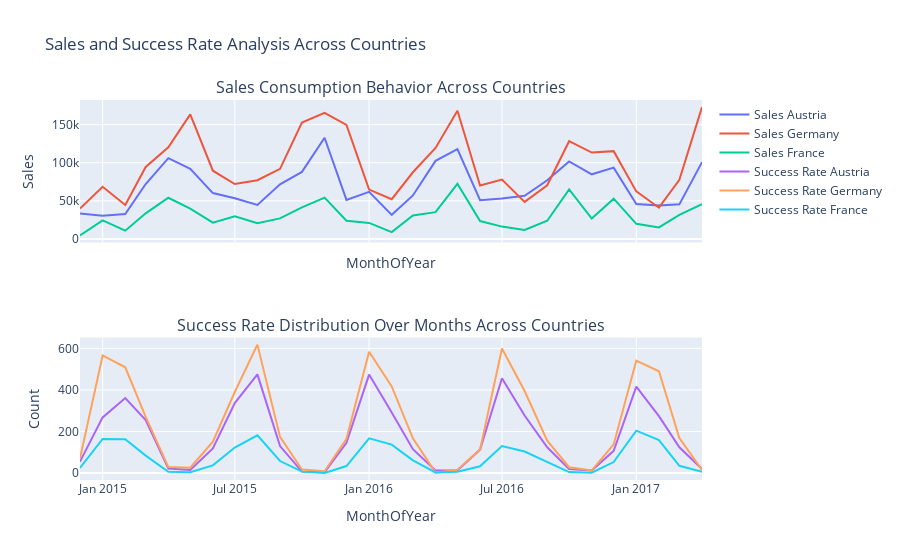

Write notebook code for a chart like this one.
### Code cell
#Both line graphs together
grouped_sales = df.groupby(['MonthOfYear', 'country'])['sales'].sum().reset_index()
sales_traces = []
countries = df['country'].unique()
for country in countries:
    country_data = grouped_sales[grouped_sales['country'] == country]
    trace = go.Scatter(
        x=country_data['MonthOfYear'], 
        y=country_data['sales'], 
        name=f'Sales {country}',
        mode='lines'
    )
    sales_traces.append(trace)
label_1_data = df[df['label'] == 1]
grouped_label = label_1_data.groupby(['MonthOfYear', 'country']).size().reset_index(name='count')
label_traces = []

for country in countries:
    country_data = grouped_label[grouped_label['country'] == country]
    trace = go.Scatter(
        x=country_data['MonthOfYear'], 
        y=country_data['count'], 
        name=f'Success Rate {country}',
        mode='lines'
    )
    label_traces.append(trace)
fig = make_subplots(
    rows=2, cols=1,
    subplot_titles=('Sales Consumption Behavior Across Countries', 'Success Rate Distribution Over Months Across Countries'),
    shared_xaxes=True
)
for trace in sales_traces:
    fig.add_trace(trace, row=1, col=1)

for trace in label_traces:
    fig.add_trace(trace, row=2, col=1)
fig.update_layout(
    title='Sales and Success Rate Analysis Across Countries',
    xaxis_title='MonthOfYear',
    yaxis_title='Sales',
    yaxis2_title='Count',
    xaxis2_title='MonthOfYear',
    showlegend=True
)
fig.update_traces(hovertemplate='Sales: %{y}' if 'Sales' in fig.data[0].name else 'Count: %{y}')
fig.show()

### Figure 1 — Plotly figure (JSON) as saved in the notebook; plotly's stock layout.template omitted (floating-point values rounded to 4 significant figures)
{"data": [{"hovertemplate": "Sales: %{y}", "mode": "lines", "name": "Sales Austria", "type": "scatter", "x": ["2014-12-01T00:00:00", "2015-01-01T00:00:00", "2015-02-01T00:00:00", "2015-03-01T00:00:00", "2015-04-01T00:00:00", "2015-05-01T00:00:00", "2015-06-01T00:00:00", "2015-07-01T00:00:00", "2015-08-01T00:00:00", "2015-09-01T00:00:00", "2015-10-01T00:00:00", "2015-11-01T00:00:00", "2015-12-01T00:00:00", "2016-01-01T00:00:00", "2016-02-01T00:00:00", "2016-03-01T00:00:00", "2016-04-01T00:00:00", "2016-05-01T00:00:00", "2016-06-01T00:00:00", "2016-07-01T00:00:00", "2016-08-01T00:00:00", "2016-09-01T00:00:00", "2016-10-01T00:00:00", "2016-11-01T00:00:00", "2016-12-01T00:00:00", "2017-01-01T00:00:00", "2017-02-01T00:00:00", "2017-03-01T00:00:00", "2017-04-01T00:00:00"], "xaxis": "x", "y": [33350, 30360, 32680, 72040, 106040, 91940, 60180, 53330, 44720, 71640, 87980, 132790, 51250, 61770, 31630, 57100, 102420, 117890, 50900, 53070, 56550, 76940, 101640, 84780, 93600, 45740, 43780, 45410, 100780], "yaxis": "y"}, {"hovertemplate": "Sales: %{y}", "mode": "lines", "name": "Sales Germany", "type": "scatter", "x": ["2014-12-01T00:00:00", "2015-01-01T00:00:00", "2015-02-01T00:00:00", "2015-03-01T00:00:00", "2015-04-01T00:00:00", "2015-05-01T00:00:00", "2015-06-01T00:00:00", "2015-07-01T00:00:00", "2015-08-01T00:00:00", "2015-09-01T00:00:00", "2015-10-01T00:00:00", "2015-11-01T00:00:00", "2015-12-01T00:00:00", "2016-01-01T00:00:00", "2016-02-01T00:00:00", "2016-03-01T00:00:00", "2016-04-01T00:00:00", "2016-05-01T00:00:00", "2016-06-01T00:00:00", "2016-07-01T00:00:00", "2016-08-01T00:00:00", "2016-09-01T00:00:00", "2016-10-01T00:00:00", "2016-11-01T00:00:00", "2016-12-01T00:00:00", "2017-01-01T00:00:00", "2017-02-01T00:00:00", "2017-03-01T00:00:00", "2017-04-01T00:00:00"], "xaxis": "x", "y": [39940, 68380, 44520, 94480, 120230, 163450, 89510, 72010, 77030, 91930, 152750, 165490, 149690, 64770, 52200, 87490, 119350, 168150, 70180, 77920, 48680, 70430, 128240, 113350, 115170, 62380, 41010, 77480, 172910], "yaxis": "y"}, {"hovertemplate": "Sales: %{y}", "mode": "lines", "name": "Sales France", "type": "scatter", "x": ["2014-12-01T00:00:00", "2015-01-01T00:00:00", "2015-02-01T00:00:00", "2015-03-01T00:00:00", "2015-04-01T00:00:00", "2015-05-01T00:00:00", "2015-06-01T00:00:00", "2015-07-01T00:00:00", "2015-08-01T00:00:00", "2015-09-01T00:00:00", "2015-10-01T00:00:00", "2015-11-01T00:00:00", "2015-12-01T00:00:00", "2016-01-01T00:00:00", "2016-02-01T00:00:00", "2016-03-01T00:00:00", "2016-04-01T00:00:00", "2016-05-01T00:00:00", "2016-06-01T00:00:00", "2016-07-01T00:00:00", "2016-08-01T00:00:00", "2016-09-01T00:00:00", "2016-10-01T00:00:00", "2016-11-01T00:00:00", "2016-12-01T00:00:00", "2017-01-01T00:00:00", "2017-02-01T00:00:00", "2017-03-01T00:00:00", "2017-04-01T00:00:00"], "xaxis": "x", "y": [4720, 24430, 10900, 33660, 54040, 39840, 21340, 29830, 20540, 27030, 41550, 54240, 23940, 21100, 9000, 30840, 35140, 72370, 23470, 16230, 11770, 23970, 64950, 26810, 52870, 19880, 15150, 31630, 45520], "yaxis": "y"}, {"hovertemplate": "Sales: %{y}", "mode": "lines", "name": "Success Rate Austria", "type": "scatter", "x": ["2014-12-01T00:00:00", "2015-01-01T00:00:00", "2015-02-01T00:00:00", "2015-03-01T00:00:00", "2015-04-01T00:00:00", "2015-05-01T00:00:00", "2015-06-01T00:00:00", "2015-07-01T00:00:00", "2015-08-01T00:00:00", "2015-09-01T00:00:00", "2015-10-01T00:00:00", "2015-11-01T00:00:00", "2015-12-01T00:00:00", "2016-01-01T00:00:00", "2016-02-01T00:00:00", "2016-03-01T00:00:00", "2016-04-01T00:00:00", "2016-05-01T00:00:00", "2016-06-01T00:00:00", "2016-07-01T00:00:00", "2016-08-01T00:00:00", "2016-09-01T00:00:00", "2016-10-01T00:00:00", "2016-11-01T00:00:00", "2016-12-01T00:00:00", "2017-01-01T00:00:00", "2017-02-01T00:00:00", "2017-03-01T00:00:00", "2017-04-01T00:00:00"], "xaxis": "x2", "y": [55, 268, 361, 255, 22, 15, 119, 337, 475, 130, 7, 4, 146, 474, 292, 115, 13, 13, 113, 456, 277, 124, 19, 13, 107, 416, 274, 124, 20], "yaxis": "y2"}, {"hovertemplate": "Sales: %{y}", "mode": "lines", "name": "Success Rate Germany", "type": "scatter", "x": ["2014-12-01T00:00:00", "2015-01-01T00:00:00", "2015-02-01T00:00:00", "2015-03-01T00:00:00", "2015-04-01T00:00:00", "2015-05-01T00:00:00", "2015-06-01T00:00:00", "2015-07-01T00:00:00", "2015-08-01T00:00:00", "2015-09-01T00:00:00", "2015-10-01T00:00:00", "2015-11-01T00:00:00", "2015-12-01T00:00:00", "2016-01-01T00:00:00", "2016-02-01T00:00:00", "2016-03-01T00:00:00", "2016-04-01T00:00:00", "2016-05-01T00:00:00", "2016-06-01T00:00:00", "2016-07-01T00:00:00", "2016-08-01T00:00:00", "2016-09-01T00:00:00", "2016-10-01T00:00:00", "2016-11-01T00:00:00", "2016-12-01T00:00:00", "2017-01-01T00:00:00", "2017-02-01T00:00:00", "2017-03-01T00:00:00", "2017-04-01T00:00:00"], "xaxis": "x2", "y": [71, 566, 509, 270, 29, 26, 151, 390, 618, 174, 17, 9, 165, 584, 417, 167, 2, 16, 113, 599, 395, 156, 28, 13, 138, 541, 490, 168, 15], "yaxis": "y2"}, {"hovertemplate": "Sales: %{y}", "mode": "lines", "name": "Success Rate France", "type": "scatter", "x": ["2014-12-01T00:00:00", "2015-01-01T00:00:00", "2015-02-01T00:00:00", "2015-03-01T00:00:00", "2015-04-01T00:00:00", "2015-05-01T00:00:00", "2015-06-01T00:00:00", "2015-07-01T00:00:00", "2015-08-01T00:00:00", "2015-09-01T00:00:00", "2015-10-01T00:00:00", "2015-11-01T00:00:00", "2015-12-01T00:00:00", "2016-01-01T00:00:00", "2016-02-01T00:00:00", "2016-03-01T00:00:00", "2016-04-01T00:00:00", "2016-05-01T00:00:00", "2016-06-01T00:00:00", "2016-07-01T00:00:00", "2016-08-01T00:00:00", "2016-09-01T00:00:00", "2016-10-01T00:00:00", "2016-11-01T00:00:00", "2016-12-01T00:00:00", "2017-01-01T00:00:00", "2017-02-01T00:00:00", "2017-03-01T00:00:00", "2017-04-01T00:00:00"], "xaxis": "x2", "y": [25, 164, 163, 84, 6, 4, 37, 123, 182, 58, 7, 1, 34, 167, 137, 61, 3, 6, 33, 130, 104, 54, 5, 2, 53, 204, 159, 35, 6], "yaxis": "y2"}], "layout": {"annotations": [{"font": {"size": 16}, "showarrow": false, "text": "Sales Consumption Behavior Across Countries", "x": 0.5, "xanchor": "center", "xref": "paper", "y": 1, "yanchor": "bottom", "yref": "paper"}, {"font": {"size": 16}, "showarrow": false, "text": "Success Rate Distribution Over Months Across Countries", "x": 0.5, "xanchor": "center", "xref": "paper", "y": 0.375, "yanchor": "bottom", "yref": "paper"}], "autosize": true, "showlegend": true, "title": {"text": "Sales and Success Rate Analysis Across Countries"}, "xaxis": {"anchor": "y", "autorange": true, "domain": [0, 1], "matches": "x2", "range": ["2014-12-01", "2017-04-01"], "showticklabels": false, "title": {"text": "MonthOfYear"}, "type": "date"}, "xaxis2": {"anchor": "y2", "autorange": true, "domain": [0, 1], "range": ["2014-12-01", "2017-04-01"], "title": {"text": "MonthOfYear"}, "type": "date"}, "yaxis": {"anchor": "x", "autorange": true, "domain": [0.625, 1], "range": [-4624.0, 182300.0], "title": {"text": "Sales"}, "type": "linear"}, "yaxis2": {"anchor": "x2", "autorange": true, "domain": [0, 0.375], "range": [-33.28, 652.3], "title": {"text": "Count"}, "type": "linear"}}}
